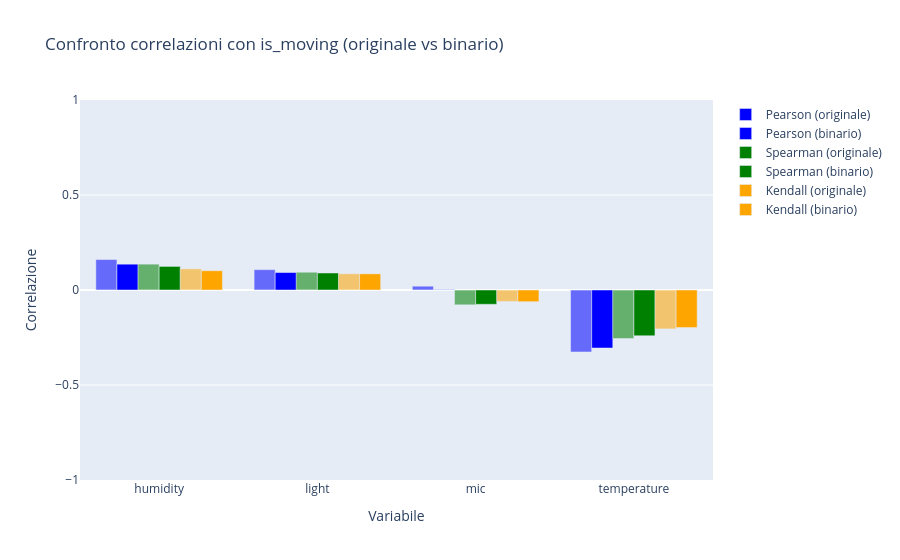

This figure's notebook cell:
### Code cell
fig = go.Figure()

for metric, color in [
    ("Pearson", "blue"),
    ("Spearman", "green"),
    ("Kendall", "orange")
]:
    fig.add_trace(go.Bar(
        x=df_compare["Variabile"],
        y=df_compare[f"{metric}_originale"],
        name=f"{metric} (originale)",
        marker=dict(color=color, opacity=0.55)
    ))
    fig.add_trace(go.Bar(
        x=df_compare["Variabile"],
        y=df_compare[f"{metric}_binario"],
        name=f"{metric} (binario)",
        marker=dict(color=color)
    ))

fig.update_layout(
    title="Confronto correlazioni con is_moving (originale vs binario)",
    xaxis_title="Variabile",
    yaxis_title="Correlazione",
    barmode="group",
    yaxis=dict(range=[-1,1])
)

fig.show()

### Figure 1 — Plotly figure (JSON) as saved in the notebook; plotly's stock layout.template omitted (floating-point values rounded to 4 significant figures)
{"data": [{"marker": {"color": "blue", "opacity": 0.55}, "name": "Pearson (originale)", "type": "bar", "x": ["humidity", "light", "mic", "temperature"], "y": [0.1602, 0.1071, 0.02007, -0.3261]}, {"marker": {"color": "blue"}, "name": "Pearson (binario)", "type": "bar", "x": ["humidity", "light", "mic", "temperature"], "y": [0.1359, 0.09193, 0.00136, -0.3054]}, {"marker": {"color": "green", "opacity": 0.55}, "name": "Spearman (originale)", "type": "bar", "x": ["humidity", "light", "mic", "temperature"], "y": [0.1362, 0.09356, -0.0781, -0.2553]}, {"marker": {"color": "green"}, "name": "Spearman (binario)", "type": "bar", "x": ["humidity", "light", "mic", "temperature"], "y": [0.1241, 0.08965, -0.07534, -0.241]}, {"marker": {"color": "orange", "opacity": 0.55}, "name": "Kendall (originale)", "type": "bar", "x": ["humidity", "light", "mic", "temperature"], "y": [0.1114, 0.08558, -0.06038, -0.2047]}, {"marker": {"color": "orange"}, "name": "Kendall (binario)", "type": "bar", "x": ["humidity", "light", "mic", "temperature"], "y": [0.1014, 0.08503, -0.06153, -0.1976]}], "layout": {"barmode": "group", "title": {"text": "Confronto correlazioni con is_moving (originale vs binario)"}, "xaxis": {"title": {"text": "Variabile"}}, "yaxis": {"range": [-1, 1], "title": {"text": "Correlazione"}}}}
